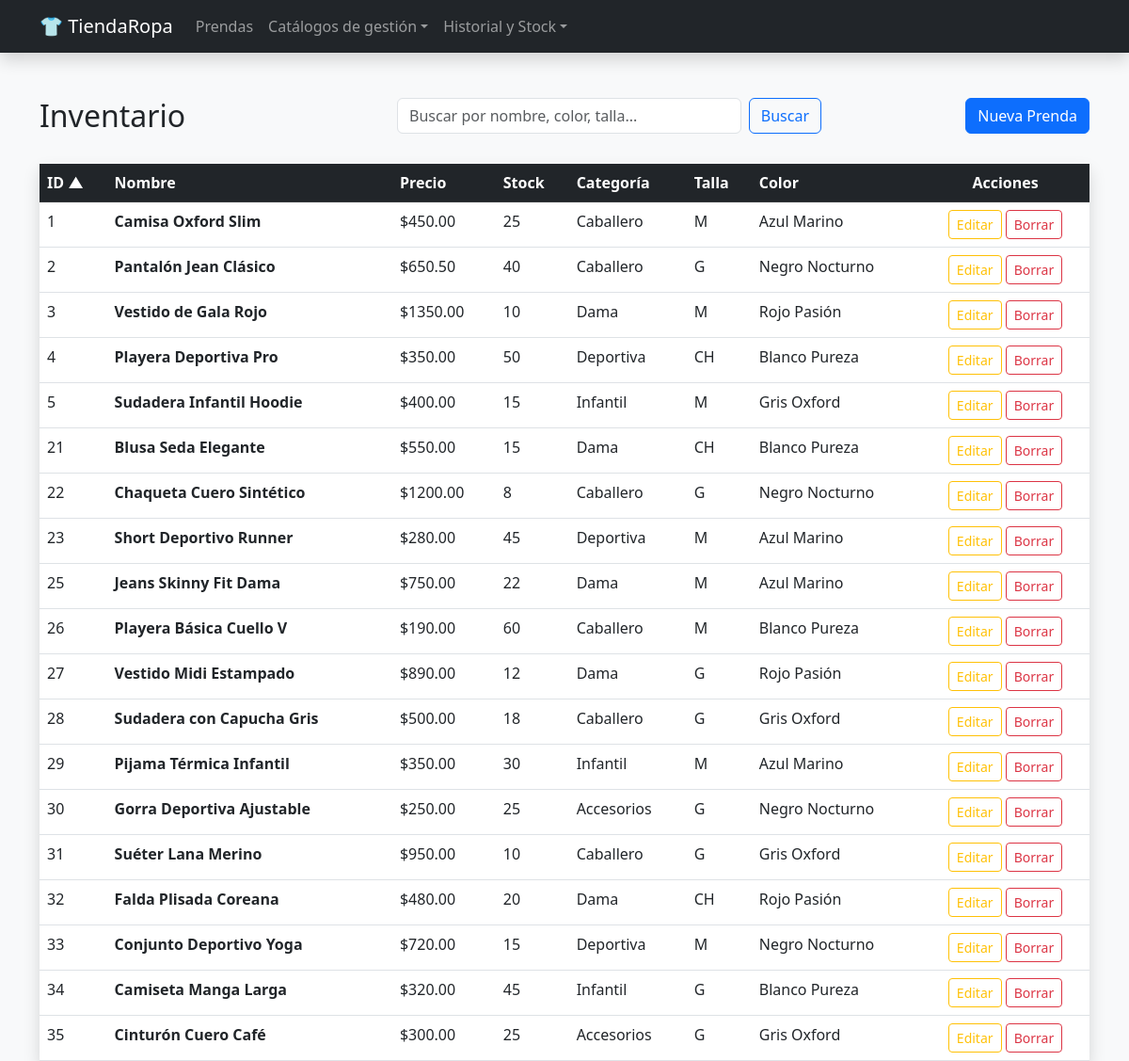
The app's page /tienda_ropa/index.php, older data.
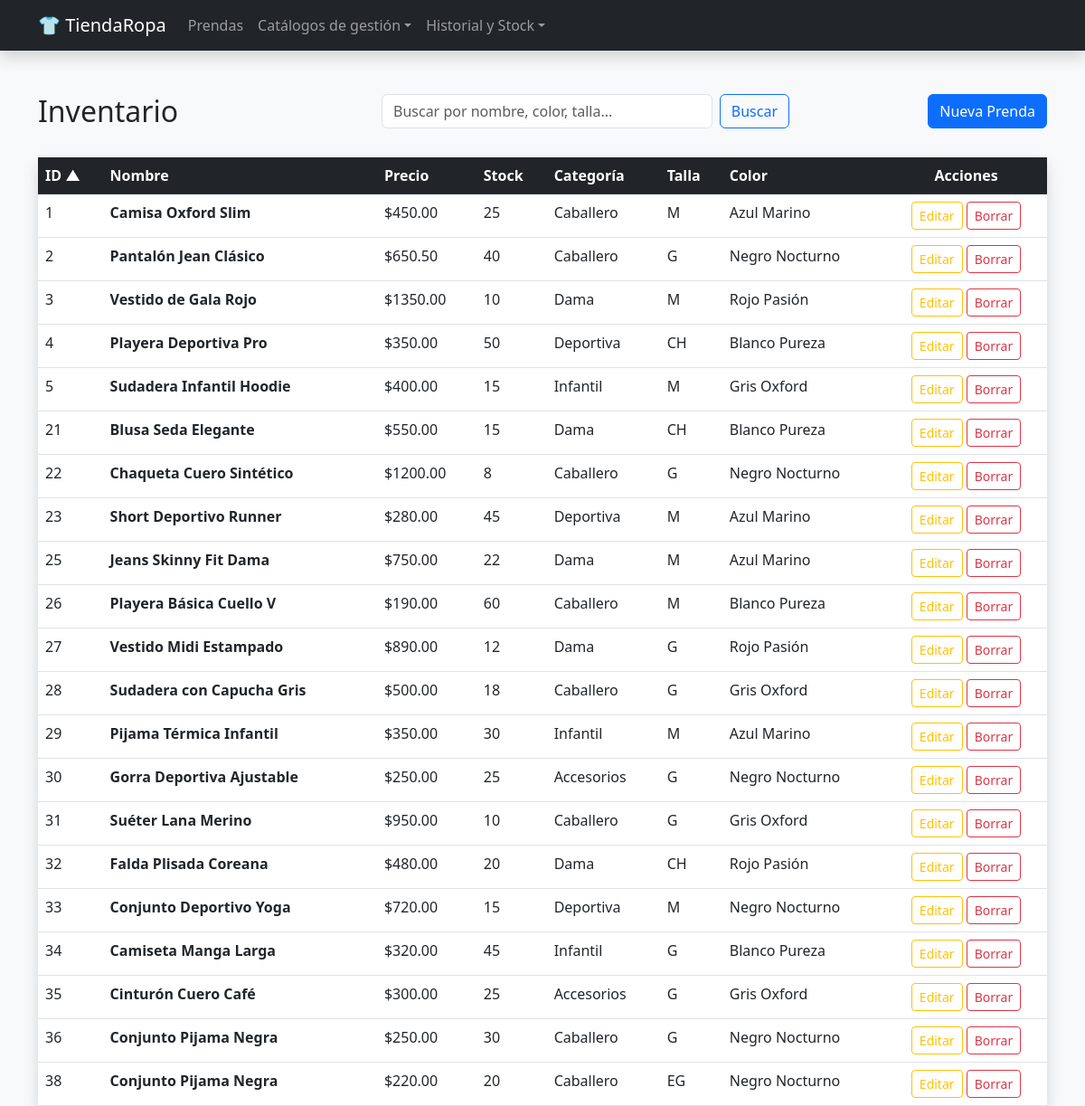
The same page, newer data.
### tables this page shows
CREATE TABLE `prenda` (
  `id_prenda` int(11) NOT NULL,
  `nombre` varchar(100) NOT NULL,
  `precio` decimal(10,2) NOT NULL,
  `stock_actual` int(11) DEFAULT 0,
  `id_categoria` int(11) NOT NULL,
  `id_talla` int(11) NOT NULL,
  `id_color` int(11) NOT NULL
);

CREATE TABLE `categoria` (
  `id_categoria` int(11) NOT NULL,
  `nombre` varchar(50) NOT NULL,
  `descripcion` text DEFAULT NULL
);

CREATE TABLE `talla` (
  `id_talla` int(11) NOT NULL,
  `talla` varchar(10) NOT NULL
);

CREATE TABLE `color` (
  `id_color` int(11) NOT NULL,
  `nombre` varchar(30) NOT NULL
);

### tienda_ropa/index.php (the view, shortened to what this page needs)
<?php
include 'db.php';
$columnas_permitidas = [
    'id' => 'p.id_prenda',
    'nombre' => 'p.nombre',
    'precio' => 'p.precio',
    'stock' => 'p.stock_actual',
    'categoria' => 'c.nombre',
    'talla' => 't.talla',
    'color' => 'col.nombre'
];
$sort = isset($_GET['sort']) && array_key_exists($_GET['sort'], $columnas_permitidas) ? $_GET['sort'] : 'id';
$order = isset($_GET['order']) && strtolower($_GET['order']) === 'desc' ? 'DESC' : 'ASC';
$search = isset($_GET['search']) ? $_GET['search'] : '';
function getHeaderLink($col_key, $label, $current_sort, $current_order, $current_search) {
    $next_order = ($current_sort === $col_key && $current_order === 'ASC') ? 'desc' : 'asc';
    $icon = ($current_sort === $col_key) ? ($current_order === 'ASC' ? ' ▲' : ' ▼') : '';
    $url = "?sort={$col_key}&order={$next_order}";
    return "<a href='{$url}' class='text-white text-decoration-none d-block'>{$label}{$icon}</a>";
}
?>
<!DOCTYPE html>
<html lang="es">
<head>
    <link href="https://cdn.jsdelivr.net/npm/bootstrap@5.3.0/dist/css/bootstrap.min.css" rel="stylesheet">
</head>
<body class="bg-light">
    <?php include 'header.php'; ?>
    <div class="container mt-5">
        <div class="row mb-4">
            <div class="col-md-4">
                <h2>Inventario</h2>
            </div>
            <div class="col-md-5">
                <form method="GET" class="d-flex">
                    <input type="text" name="search" class="form-control me-2"
                           placeholder="Buscar por nombre, color, talla..."
                           value="<?= htmlspecialchars($search) ?>">
                    <button type="submit" class="btn btn-outline-primary">Buscar</button>
                </form>
            </div>
            <div class="col-md-3 text-end">
                <a href="crear.php" class="btn btn-primary">Nueva Prenda</a>
            </div>
        </div>
        <div class="table-responsive shadow border-0">
            <table class="table table-hover bg-white mb-0">
                <thead class="table-dark">
                    <tr>
                        <th><?= getHeaderLink('id', 'ID', $sort, $order, $search) ?></th>
                        <th><?= getHeaderLink('nombre', 'Nombre', $sort, $order, $search) ?></th>
                        <th><?= getHeaderLink('precio', 'Precio', $sort, $order, $search) ?></th>
                        <th><?= getHeaderLink('stock', 'Stock', $sort, $order, $search) ?></th>
                        <th><?= getHeaderLink('categoria', 'Categoría', $sort, $order, $search) ?></th>
                        <th><?= getHeaderLink('talla', 'Talla', $sort, $order, $search) ?></th>
                        <th><?= getHeaderLink('color', 'Color', $sort, $order, $search) ?></th>
                        <th class="text-center">Acciones</th>
                    </tr>
                </thead>
                <tbody>
                    <?php
                    $columna_sql = $columnas_permitidas[$sort];
                    $sql = "SELECT p.*, c.nombre as cat_nom, t.talla as talla_nom, col.nombre as color_nom
                            FROM prenda p
                            JOIN categoria c ON p.id_categoria = c.id_categoria
                            JOIN talla t ON p.id_talla = t.id_talla
                            JOIN color col ON p.id_color = col.id_color";
                    $sql .= " ORDER BY {$columna_sql} {$order}";
                    $stmt = $conn->prepare($sql);
                    $stmt->execute();
                    if ($stmt->rowCount() > 0) {
                        while ($row = $stmt->fetch(PDO::FETCH_ASSOC)) {
                            echo "<tr>
                                    <td>{$row['id_prenda']}</td>
                                    <td><strong>{$row['nombre']}</strong></td>
                                    <td>\${$row['precio']}</td>
                                    <td>{$row['stock_actual']}</td>
                                    <td>{$row['cat_nom']}</td>
                                    <td class='text-uppercase'>{$row['talla_nom']}</td>
                                    <td>{$row['color_nom']}</td>
                                    <td class='text-center'>
                                        <a href='editar.php?id={$row['id_prenda']}' class='btn btn-sm btn-outline-warning'>Editar</a>
                                        <a href='eliminar.php?id={$row['id_prenda']}' class='btn btn-sm btn-outline-danger' onclick='return confirm(\"¿Eliminar?\")'>Borrar</a>
                                    </td>
                                  </tr>";
                        }
                    } else {
                        echo "<tr><td colspan='8' class='text-center py-4 text-muted'>No se encontraron prendas que coincidan con la búsqueda.</td></tr>";
                    }
                    ?>
                </tbody>
            </table>
        </div>
    </div>
</body>
</html>

### tienda_ropa/header.php (shortened to what this page needs)
<nav class="navbar navbar-expand-lg navbar-dark bg-dark mb-4 shadow">
    <div class="container">
        <a class="navbar-brand font-weight-bold" href="index.php">👕 TiendaRopa</a>
        <div class="collapse navbar-collapse" id="navbarNav">
            <ul class="navbar-nav me-auto">
                <li class="nav-item"><a class="nav-link" href="index.php">Prendas</a></li>
                <li class="nav-item dropdown">
                    <a class="nav-link dropdown-toggle" href="#" role="button" data-bs-toggle="dropdown">Catálogos de gestión</a>
                </li>
                <li class="nav-item dropdown">
                    <a class="nav-link dropdown-toggle" href="#" role="button" data-bs-toggle="dropdown">Historial y Stock</a>
                </li>
            </ul>
        </div>
    </div>
</nav>

Row changes from the older to the newer data that the page shows:
added prenda: id_prenda "36", nombre "Conjunto Pijama Negra", precio "250.00", stock_actual "30", id_categoria.nombre "Caballero", id_talla.talla "G", id_color.nombre "Negro Nocturno"
added prenda: id_prenda "38", nombre "Conjunto Pijama Negra", precio "220.00", stock_actual "20", id_categoria.nombre "Caballero", id_talla.talla "EG", id_color.nombre "Negro Nocturno"
